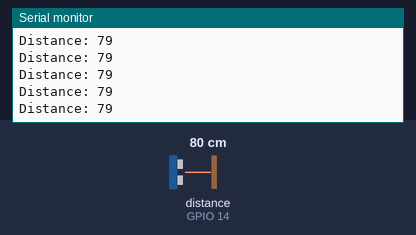
A sketch run on a simulated ESP32. On the bench: the last lines printed to the serial monitor. Wiring (inferred from the names in the program): ultrasonic range finder: trigger GPIO 13; echo GPIO 14. The test bench sets the inputs (shaded band); at power-on: distance to the obstacle (sensor on GPIO 14) 80 cm. The echo pulse lasts 58.3 µs per cm.

Above: at 1.2 s.
1.3 s: distance to the obstacle (sensor on GPIO 14) set to 2 cm
At 1.34 s:
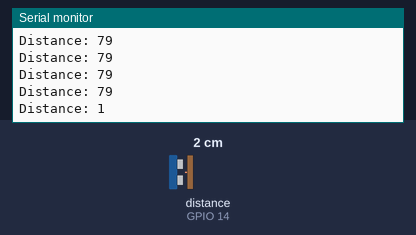
2.8 s: distance to the obstacle (sensor on GPIO 14) set to 4 cm
At 2.81 s:
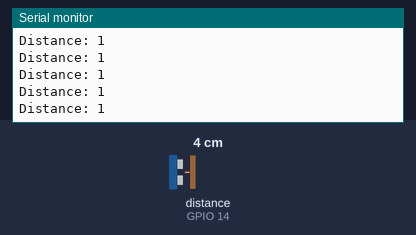
Timing chart, 0 to 5.8 s (numbered marks = the images above; inputs shaded):
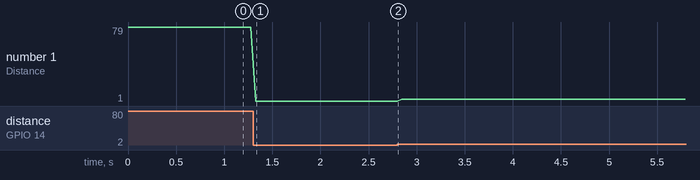

The sketch:

ultrasonic-sensor.ino
```cpp
// Define the pins for the ultrasonic sensor
const int trigPin = 13;
const int echoPin = 14;

// Define variables for the duration and the distance
long duration;
int distance;

void setup() {
  // Begin serial communication at a baud rate of 9600

  // Define pin modes
  pinMode(trigPin, OUTPUT);
  pinMode(echoPin, INPUT);
}

void loop() {
  // Clear the trigPin by setting it LOW
  digitalWrite(trigPin, LOW);
  delayMicroseconds(2);

  // Trigger the sensor by setting the trigPin high for 10 microseconds
  digitalWrite(trigPin, HIGH);
  delayMicroseconds(10);
  digitalWrite(trigPin, LOW);

  // Read the echoPin, returns the sound wave travel time in microseconds
  duration = pulseIn(echoPin, HIGH);

  // Calculate the distance
  distance= duration*0.034/2;

  // Print the distance on the Serial Monitor
  Serial.print("Distance: ");
  Serial.println(distance);

  // Delay 50ms before the next measurement
  delay(50);
}
```

Measured:
- after the input at 1.3 s, the serial monitor: prints a new line at once (image 1)
- plotted number 1: 79 → 1 after the input at 1.3 s, 1 → 3 after the input at 2.8 s
